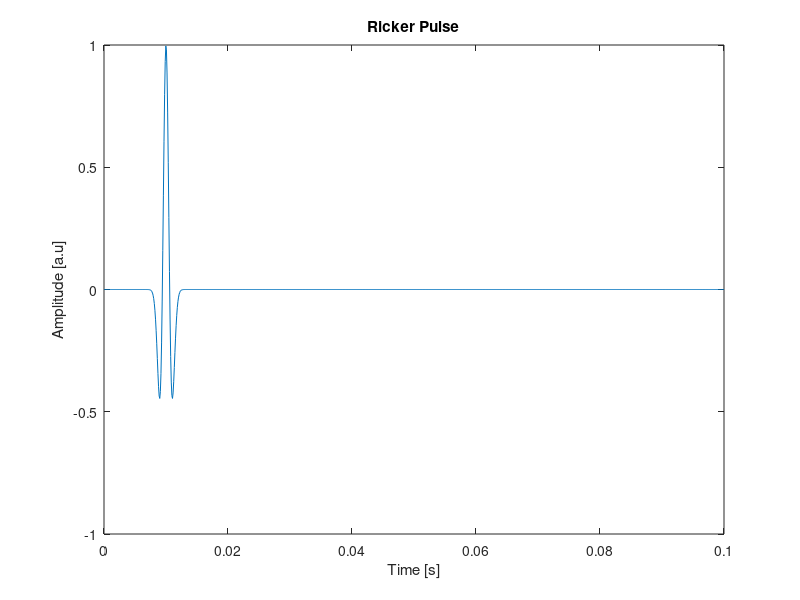
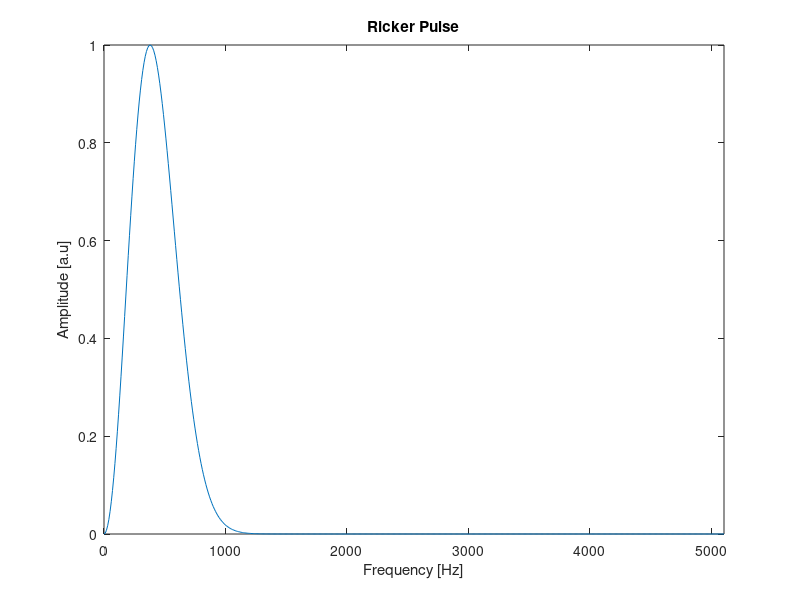

These charts were generated, in order, by the following MATLAB code:
clear all
clc

pad = 2^10;

t = linspace(0,.1,pad);

fa = 1/mean(diff(t));

w = 0:fa/pad:fa-fa/pad;

vp=380;
vs=150;

f0 = 380;
t0 = 1/100;

arg = pi*f0*(t-t0);
arg = arg.*arg;
f = (1-2*arg).*exp(-arg);
F = fft(f);
%%
figure(1);clf
plot(t,f)
xlabel('Time [s]')
ylabel('Amplitude [a.u]')
title('Ricker Pulse')
figure(2);clf
plot(w(1:end/2),abs(F(1:end/2)/max(F)))
xlim([0 w(end/2)])
xlabel('Frequency [Hz]')
ylabel('Amplitude [a.u]')
title('Ricker Pulse')

[~, b]=max(abs(fft(f)));

w(b)
lambda_p = vp/w(b)
lambda_s = vs/w(b)
